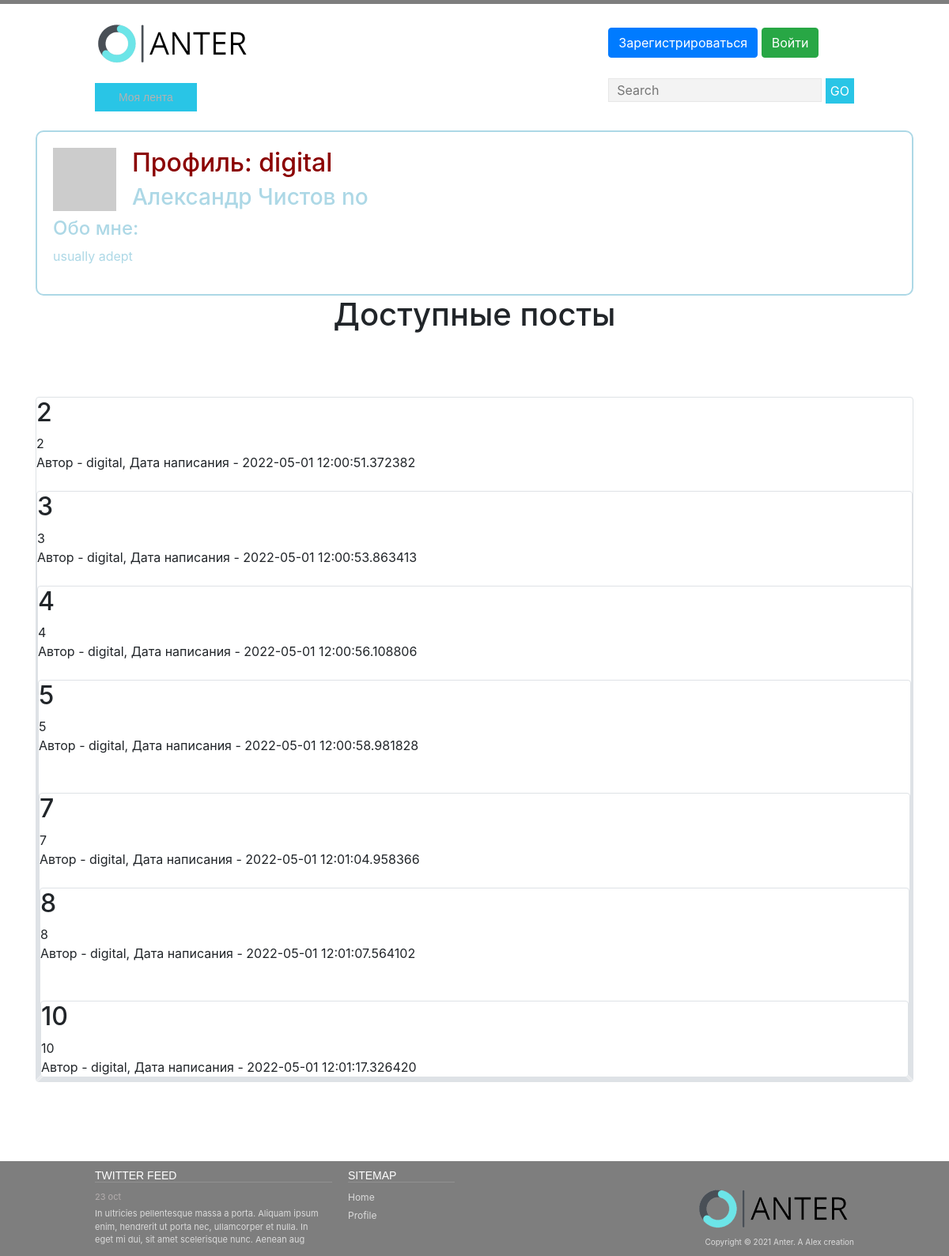
Page /profile=digital on the committed database.
### data/users.py (models this page shows, shortened)
class User(SqlAlchemyBase, UserMixin, SerializerMixin):
    __tablename__ = 'users'
    id = sqlalchemy.Column(sqlalchemy.Integer,
                           primary_key=True, autoincrement=True)
    nickname = sqlalchemy.Column(sqlalchemy.String,
                                 unique=True, nullable=False)
    name = sqlalchemy.Column(sqlalchemy.String, nullable=True)
    about = sqlalchemy.Column(sqlalchemy.String, nullable=True)
    email = sqlalchemy.Column(sqlalchemy.String,
                              index=True, unique=True, nullable=False)
    hashed_password = sqlalchemy.Column(sqlalchemy.String, nullable=False)
    created_date = sqlalchemy.Column(sqlalchemy.DateTime,
                                     default=datetime.datetime.now())
    news = orm.relation("News", back_populates='user')
    def avatar(self, size):
        return 'http://www.gravatar.com/avatar/' + md5(self.email.encode('utf-8')).hexdigest() + '?d=mm&s=' + str(size)

### data/news.py (models this page shows)
class News(SqlAlchemyBase, SerializerMixin):
    __tablename__ = 'news'
    id = sqlalchemy.Column(sqlalchemy.Integer,
                           primary_key=True, autoincrement=True)
    title = sqlalchemy.Column(sqlalchemy.String, nullable=True)
    content = sqlalchemy.Column(sqlalchemy.String, nullable=True)
    created_date = sqlalchemy.Column(sqlalchemy.DateTime,
                                     default=datetime.datetime.now)
    is_private = sqlalchemy.Column(sqlalchemy.Boolean, default=False)
    user_id = sqlalchemy.Column(sqlalchemy.Integer,
                                sqlalchemy.ForeignKey("users.id"))
    user = orm.relation('User')

### main.py (the view)
@app.route("/profile=<nickname>")
def show_profile(nickname=None):
    db_sess = db_session.create_session()
    user = db_sess.query(User).filter(User.nickname == nickname).first()
    news = db_sess.query(News).filter(News.user == user).all()
    return render_template('profile.html', title='Профиль', user=user, news=news)

### data/db_session.py (called while the page is built)
def create_session() -> Session:
    global __factory
    return __factory()

### templates/profile.html (shortened to what this page needs)
{% extends "base.html" %}
{% block content %}
<br>
<div style="border: 2px solid lightblue; color: lightblue; padding: 20px;
border-radius: 10px">
    <img src="{{user.avatar(128)}}" alt="photo" align="left" style="padding-right: 20px">
    <h2 style="color: darkred"> Профиль: {{user.nickname}}</h2>
    <h3>{{user.name}}</h3>
    <h4>Обо мне: </h4>
    <p>{{user.about}}</p>
</div>
<h1 style="text-align: center">Доступные посты</h1>
<br>
{% for item in news%}
<br>
{% if (item.is_private and current_user == user) or not item.is_private %}
<div class="col-md6 border rounded">
    <h2>{{item.title}}</h2>
    <div>
        {{item.content}}
    </div>
    <div>
        Автор - {{item.user.nickname}}, Дата написания - {{item.created_date}}
</div>
{% endif %}
{% endfor %}
{% endblock %}

### static/css/style.css (style rules this page uses)
body { color: #8f8f8f; font: 12px Tahoma, sans-serif; background-color: #f8f8f8; border-top: 5px solid #7e7e7e; margin: 0; }
p { margin: 20px 0; }

### rows in the picture
User: nickname "digital", name "Александр Чистов no", about "usually adept"
News: title "2", content "2", user.nickname "digital", created_date "2022-05-01 12:00:51.372382"
News: title "3", content "3", user.nickname "digital", created_date "2022-05-01 12:00:53.863413"
News: title "4", content "4", user.nickname "digital", created_date "2022-05-01 12:00:56.108806"
News: title "5", content "5", user.nickname "digital", created_date "2022-05-01 12:00:58.981828"
News: title "7", content "7", user.nickname "digital", created_date "2022-05-01 12:01:04.958366"
News: title "8", content "8", user.nickname "digital", created_date "2022-05-01 12:01:07.564102"
News: title "10", content "10", user.nickname "digital", created_date "2022-05-01 12:01:17.326420"
